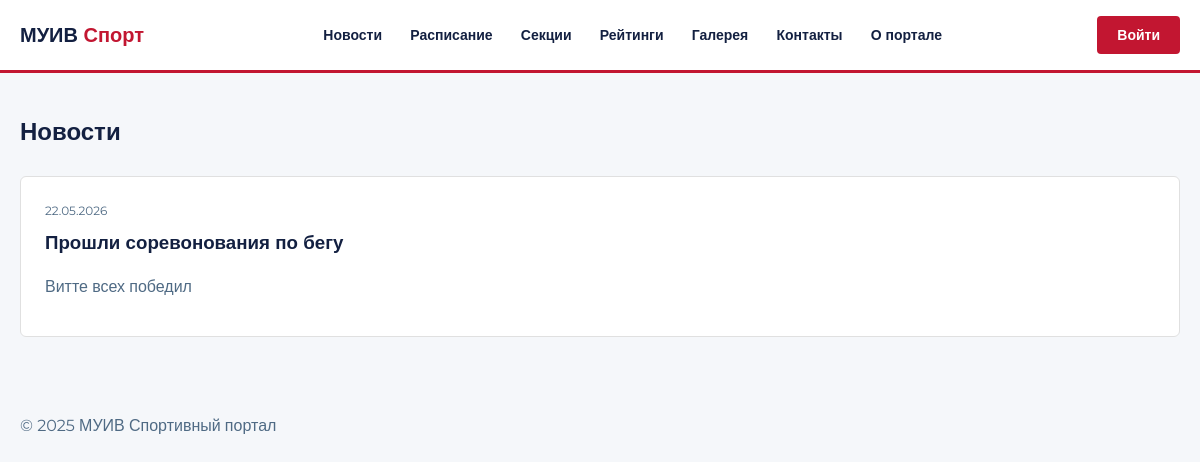
The page /news/ on the database as committed earlier.
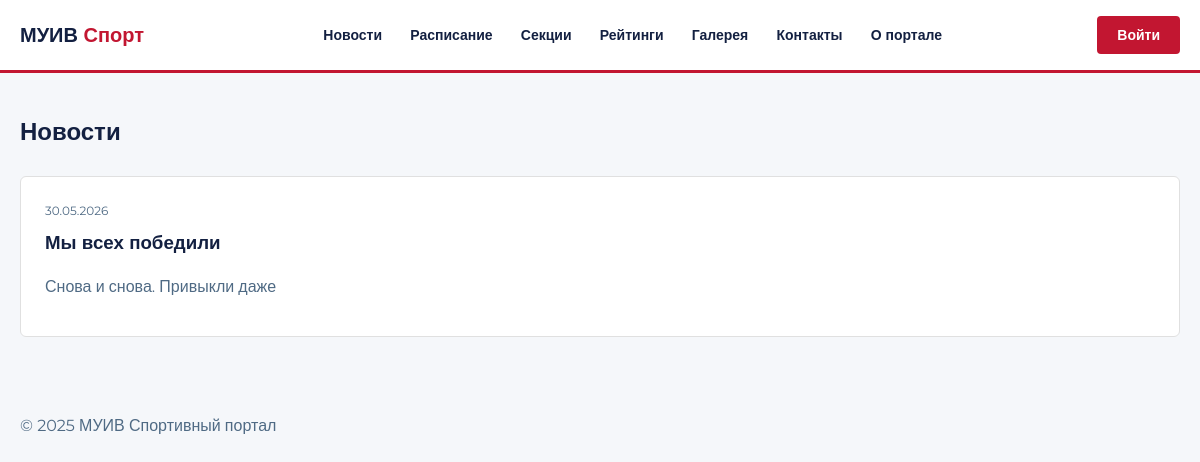
The same page on the database as committed later.
### main/models.py (models this page shows, shortened)
class News(models.Model):
    title   = models.CharField(max_length=200, verbose_name='Заголовок')
    content = models.TextField(verbose_name='Текст')
    created = models.DateTimeField(auto_now_add=True, verbose_name='Дата публикации')
    class Meta:
        verbose_name        = 'Новость'
        verbose_name_plural = 'Новости'
        ordering            = ['-created']

### main/views.py (the view)
# urls.py: path('news/', views.news, name='news'),
def news(request):
    news = News.objects.all()
    return render(request, 'news.html', {
        'news': news
    })

### templates/news.html (shortened to what this page needs)
{% extends 'base.html' %}
{% block content %}
<div class="container" style="padding-top: 40px; padding-bottom: 60px;">
  <h2>Новости</h2>
  <div style="margin-top: 24px;">
    {% for item in news %}
      <div style="background: var(--white); border: 1px solid var(--border); border-radius: 6px; padding: 24px; margin-bottom: 16px;">
        <div style="font-size: 12px; color: var(--muted); margin-bottom: 8px;">{{ item.created|date:"d.m.Y" }}</div>
        <h3><a href="/news/{{ item.pk }}/" style="color: var(--dark);">{{ item.title }}</a></h3>
        <p style="margin-top: 8px;">{{ item.content }}</p>
      </div>
    {% empty %}
      <p>Новости не добавлены</p>
    {% endfor %}
  </div>
</div>
{% endblock %}

Rows that differ between the two databases and show on the page:
removed News: created "22.05.2026", title "Прошли соревонования по бегу", content "Витте всех победил"
added News: created "30.05.2026", title "Мы всех победили", content "Снова и снова. Привыкли даже"
